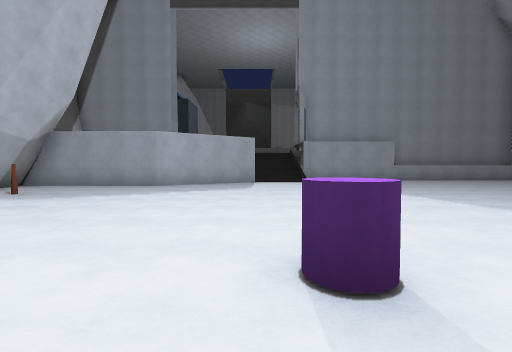
View 1 (above)

22 first-person views from a walk through a 3-D level made in the Godot game engine. The camera is 1.2 m above the floor, tilts 2° down and sees 85° across. The floor is counted in squares, 2 m on a side. Each view is taken from the middle of a square. On the plan, view 1 faces up. The plan holds only what a view shows up to about 9 squares ahead; the rest is blank. The place goes on beyond the plan. Surface patterns are stand-ins for the level's own textures.

View 2
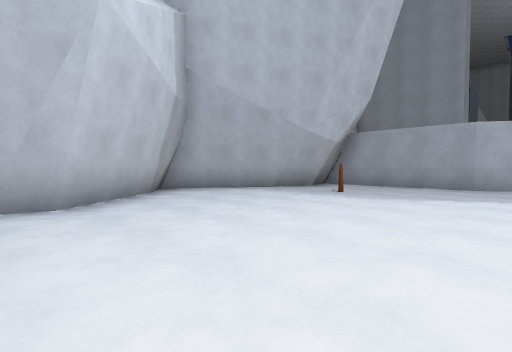

View 3
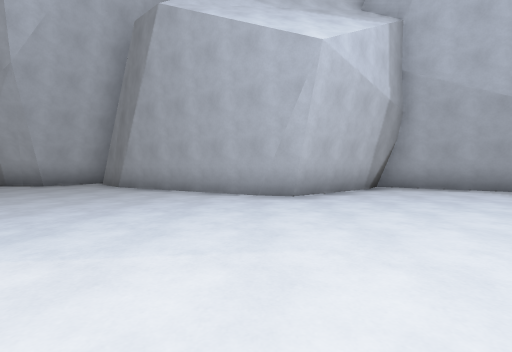

View 4
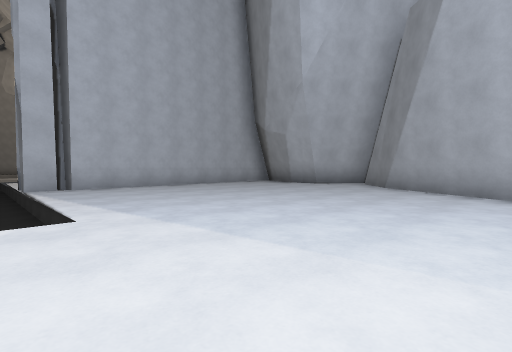

View 5
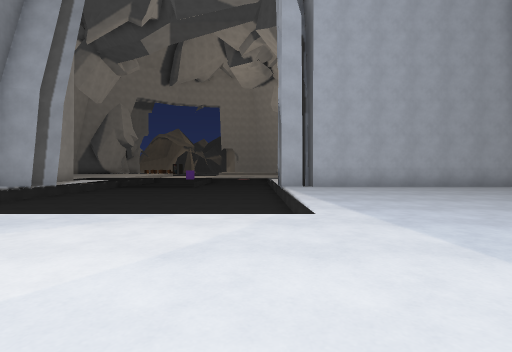

View 6
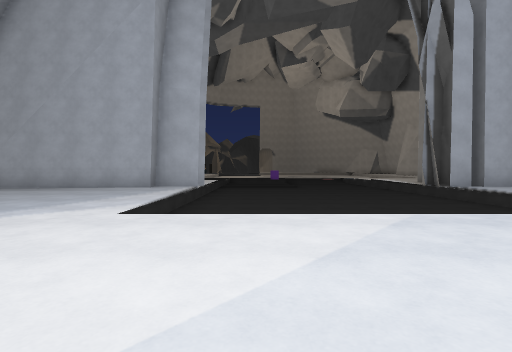

View 7
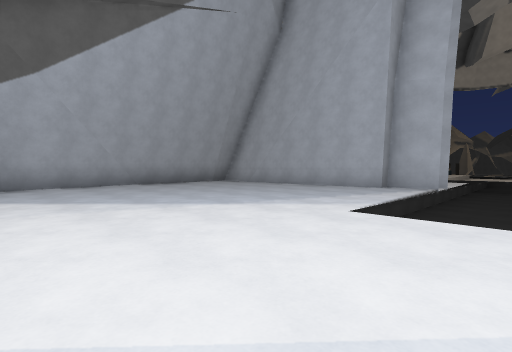

View 8
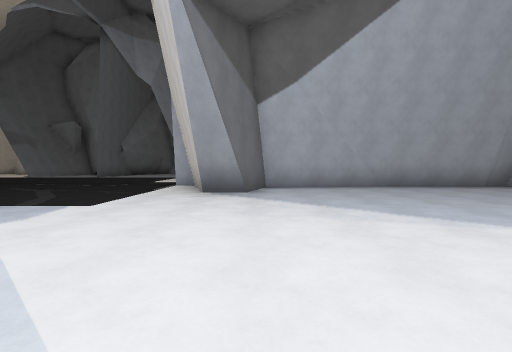

View 9
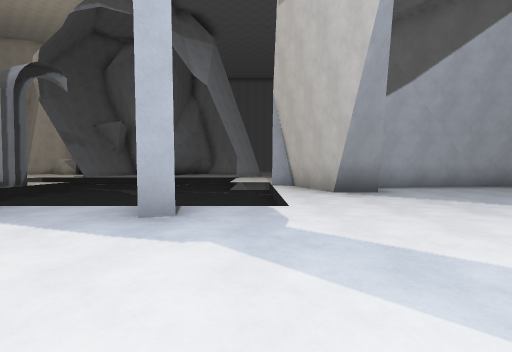

View 10
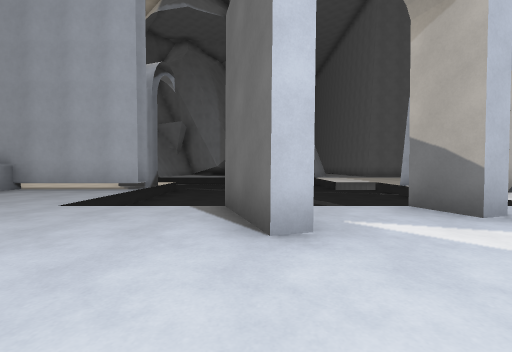

View 11
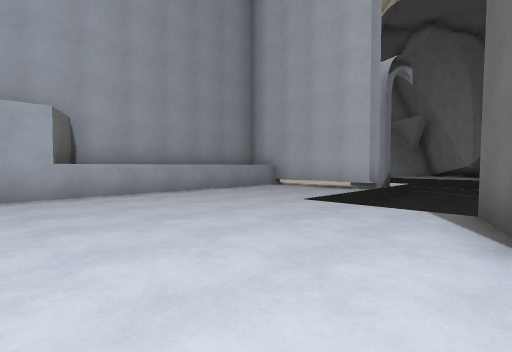

View 12
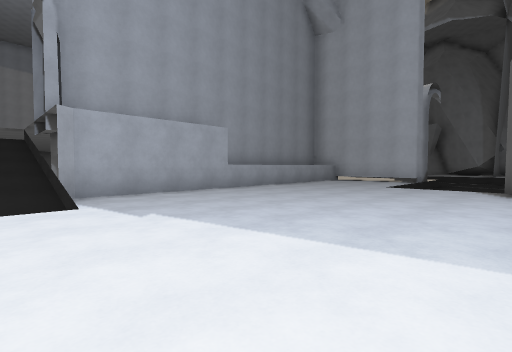

View 13
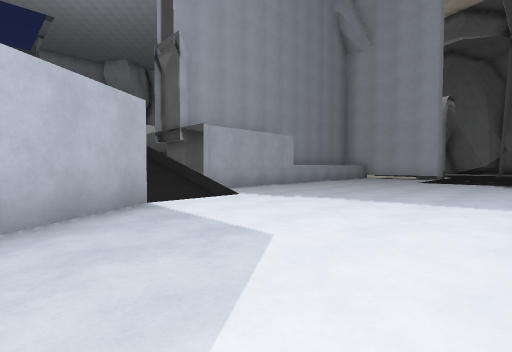

View 14
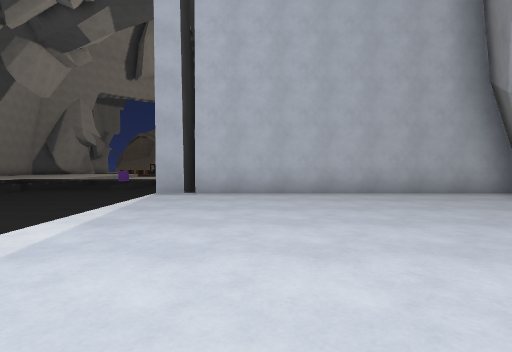

View 15
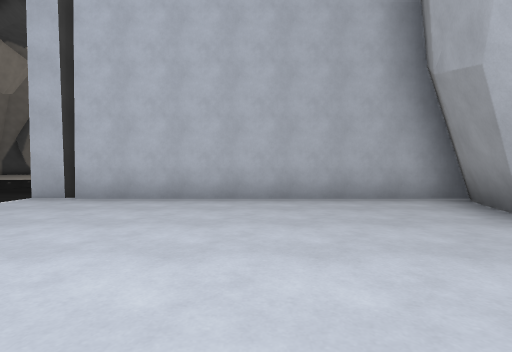

View 16
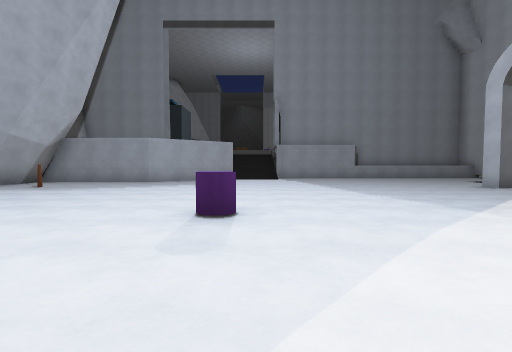

View 17
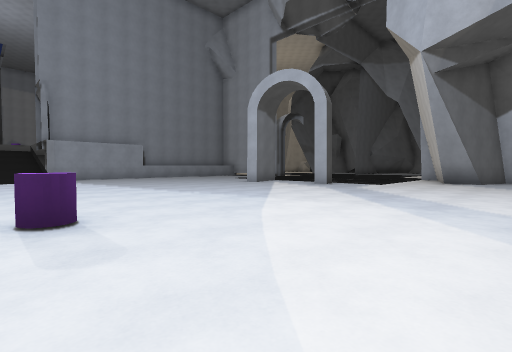

View 18
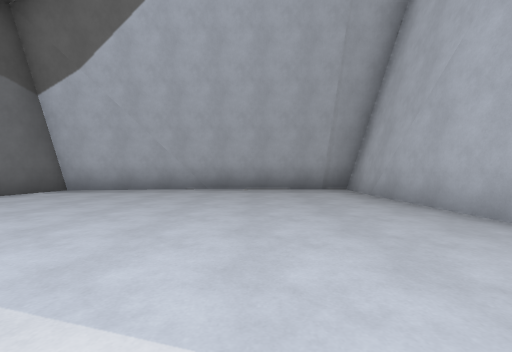

View 19
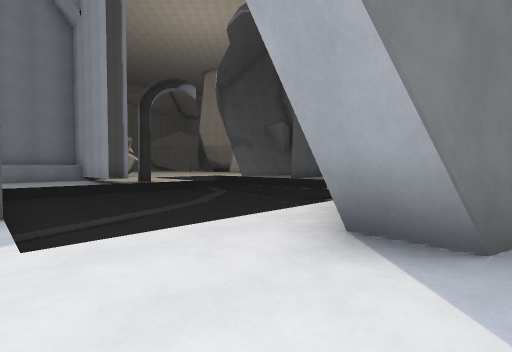

View 20
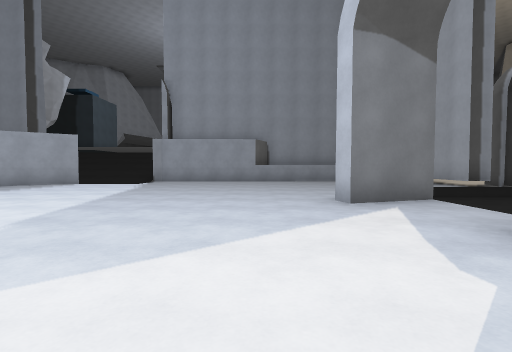

View 21
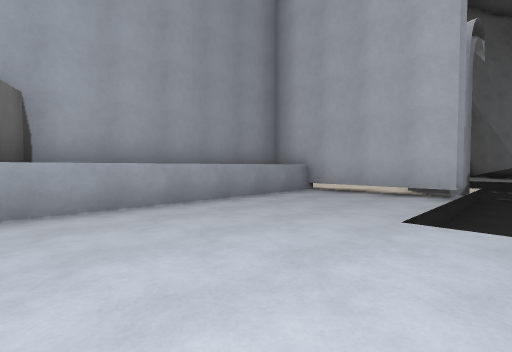

View 22
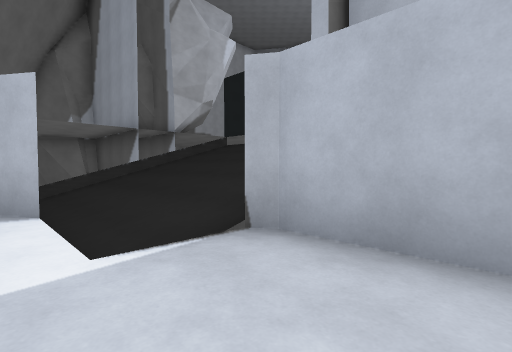

### Floor plan
Key: @ floor where view 1 was taken; # wall or solid block; x gap in a wall; . main floor; - floor 0.25 m lower than the main floor; = window, fence, low wall or low ledge; ^ raised ledge; v drop or lower ground; O other object.
Columns run from 10 left of view 1 to 14 right of it. Each row starts with its distance up from view 1.
 14       #######
 13      v#######vvvv^^###^
 12       #     #####^^...#
 11       v-----=.........#
 10         ##............###
  9    v####............vvvvv
  8    #................vvvvv
  7    #................vvvvv
  6   #..O............#xvvvvv
  5   #.................vvvvv
  4  #..................vvvvv
  3  ##................xvvvvv
  2   #................. vvvv
  1   ##......O............#x
  0   ##......@..........##
 -1   #...................##
 -2  ##....................#
 -3  #.....................#
 -4 ##.....................#
 -5 #........       .......#
 -6 #........vvvvvvv.......#
 -7 ##.......vvvvvvv.......#
 -8 ##.......vvvvvvv.......#
 -9 #........vvvvvvv.######
-10 #########vvvvvvvx
-11         #vvvvvvvv
-12           vvvvvvv

Positions as (right, up) in squares from view 1, and headings:
1: (0, 0), facing up
2: (-2, 0), facing up-left
3: (-1, 0), facing left
4: (-1, -1), facing down-left
5: (-1, -1), facing down
6: (4, -1), facing down
7: (4, -1), facing down-right
8: (5, -1), facing right
9: (5, 2), facing right
10: (5, 6), facing right
11: (5, 6), facing up-right
12: (1, 6), facing up-right
13: (-2, 6), facing up-right
14: (-4, -3), facing down
15: (-6, -4), facing down
16: (1, -2), facing up
17: (0, -2), facing up-right
18: (6, -6), facing right
19: (9, -1), facing up-right
20: (6, 1), facing up
21: (6, 8), facing up-right
22: (4, 10), facing up-left
